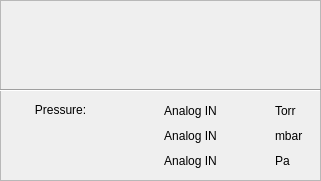
   <widget class="QFrame" name="frame_11">
    <property name="geometry">
     <rect>
      <x>20</x>
      <y>615</y>
      <width>321</width>
      <height>181</height>
     </rect>
    </property>
    <property name="frameShape">
     <enum>QFrame::StyledPanel</enum>
    </property>
    <property name="frameShadow">
     <enum>QFrame::Raised</enum>
    </property>
    <widget class="PyDMLabel" name="PyDMLabel_23">
     <property name="geometry">
      <rect>
       <x>275</x>
       <y>100</y>
       <width>31</width>
       <height>21</height>
      </rect>
     </property>
     <property name="toolTip">
      <string/>
     </property>
     <property name="whatsThis">
      <string/>
     </property>
     <property name="text">
      <string>Torr</string>
     </property>
     <property name="alarmSensitiveBorder" stdset="0">
      <bool>false</bool>
     </property>
     <property name="channel" stdset="0">
      <string>ca://VBC:BBB:Torr.EGU</string>
     </property>
    </widget>
    <widget class="PyDMLabel" name="PyDMLabel_22">
     <property name="geometry">
      <rect>
       <x>125</x>
       <y>100</y>
       <width>131</width>
       <height>21</height>
      </rect>
     </property>
     <property name="toolTip">
      <string/>
     </property>
     <property name="whatsThis">
      <string/>
     </property>
     <property name="text">
      <string>Analog IN</string>
     </property>
     <property name="alignment">
      <set>Qt::AlignCenter</set>
     </property>
     <property name="alarmSensitiveBorder" stdset="0">
      <bool>false</bool>
     </property>
     <property name="channel" stdset="0">
      <string>ca://VBC:BBB:Torr</string>
     </property>
    </widget>
    <widget class="QLabel" name="label_12">
     <property name="geometry">
      <rect>
       <x>10</x>
       <y>100</y>
       <width>101</width>
       <height>20</height>
      </rect>
     </property>
     <property name="text">
      <string>Pressure:</string>
     </property>
     <property name="alignment">
      <set>Qt::AlignCenter</set>
     </property>
    </widget>
    <widget class="PyDMLabel" name="PyDMLabel_29">
     <property name="geometry">
      <rect>
       <x>125</x>
       <y>125</y>
       <width>131</width>
       <height>21</height>
      </rect>
     </property>
     <property name="toolTip">
      <string/>
     </property>
     <property name="whatsThis">
      <string/>
     </property>
     <property name="text">
      <string>Analog IN</string>
     </property>
     <property name="alignment">
      <set>Qt::AlignCenter</set>
     </property>
     <property name="alarmSensitiveBorder" stdset="0">
      <bool>false</bool>
     </property>
     <property name="channel" stdset="0">
      <string>ca://VBC:BBB:mbar</string>
     </property>
    </widget>
    <widget class="PyDMLabel" name="PyDMLabel_30">
     <property name="geometry">
      <rect>
       <x>275</x>
       <y>125</y>
       <width>31</width>
       <height>21</height>
      </rect>
     </property>
     <property name="toolTip">
      <string/>
     </property>
     <property name="whatsThis">
      <string/>
     </property>
     <property name="text">
      <string>mbar</string>
     </property>
     <property name="alarmSensitiveBorder" stdset="0">
      <bool>false</bool>
     </property>
     <property name="channel" stdset="0">
      <string>ca://VBC:BBB:mbar.EGU</string>
     </property>
    </widget>
    <widget class="PyDMLabel" name="PyDMLabel_31">
     <property name="geometry">
      <rect>
       <x>125</x>
       <y>150</y>
       <width>131</width>
       <height>21</height>
      </rect>
     </property>
     <property name="toolTip">
      <string/>
     </property>
     <property name="whatsThis">
      <string/>
     </property>
     <property name="text">
      <string>Analog IN</string>
     </property>
     <property name="alignment">
      <set>Qt::AlignCenter</set>
     </property>
     <property name="alarmSensitiveBorder" stdset="0">
      <bool>false</bool>
     </property>
     <property name="channel" stdset="0">
      <string>ca://VBC:BBB:Pascal</string>
     </property>
    </widget>
    <widget class="PyDMLabel" name="PyDMLabel_32">
     <property name="geometry">
      <rect>
       <x>275</x>
       <y>150</y>
       <width>31</width>
       <height>21</height>
      </rect>
     </property>
     <property name="toolTip">
      <string/>
     </property>
     <property name="whatsThis">
      <string/>
     </property>
     <property name="text">
      <string>Pa</string>
     </property>
     <property name="alarmSensitiveBorder" stdset="0">
      <bool>false</bool>
     </property>
     <property name="channel" stdset="0">
      <string>ca://VBC:BBB:Pascal.EGU</string>
     </property>
    </widget>
    <widget class="Line" name="line_8">
     <property name="geometry">
      <rect>
       <x>0</x>
       <y>80</y>
       <width>321</width>
       <height>21</height>
      </rect>
     </property>
     <property name="orientation">
      <enum>Qt::Horizontal</enum>
     </property>
    </widget>
   </widget>
